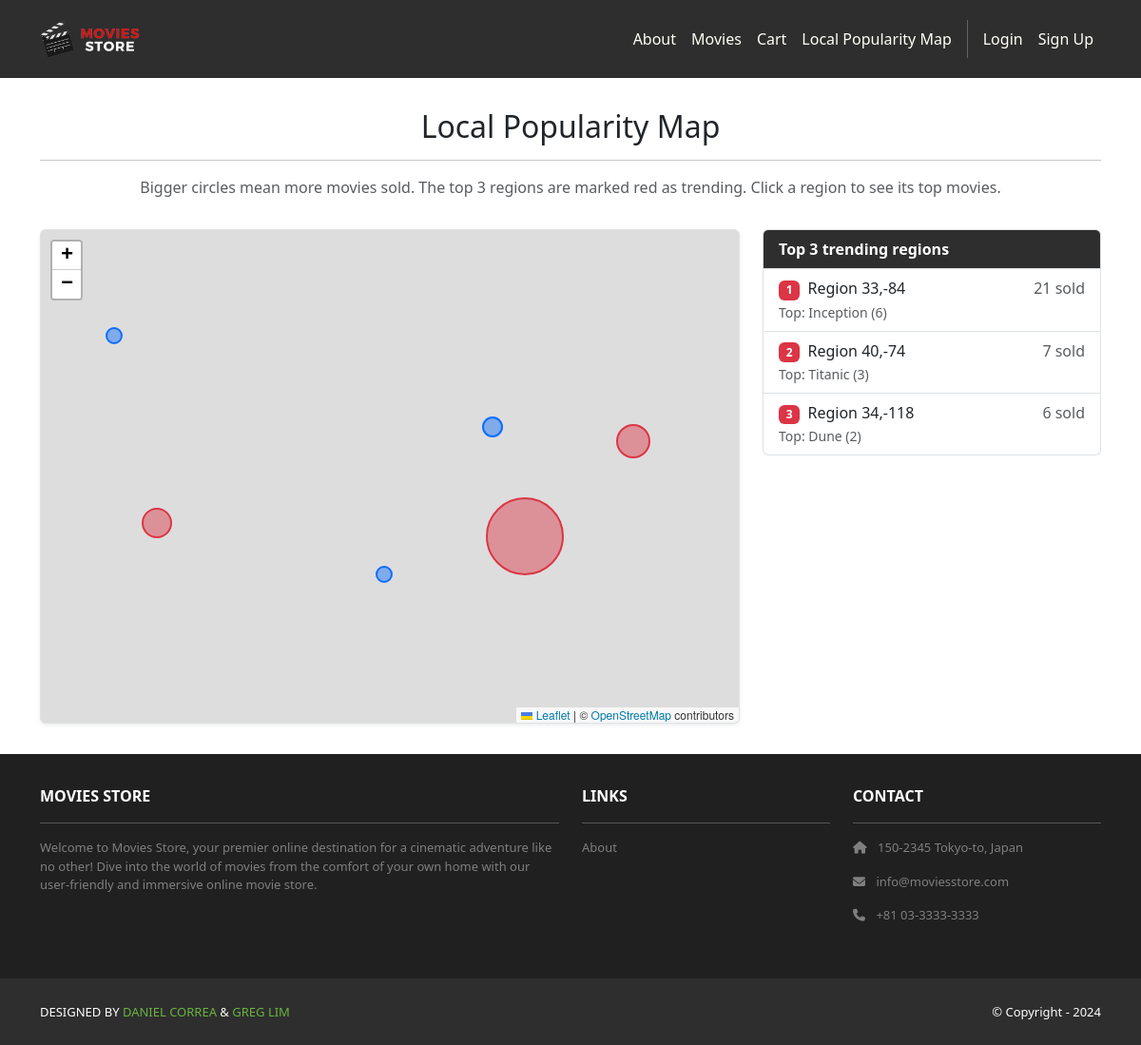
The page /cart/trending/ on the database its author committed.
### movies/models.py (models this page shows, shortened)
class Movie(models.Model):
    id = models.AutoField(primary_key=True)
    name = models.CharField(max_length=255)
    price = models.IntegerField()
    description = models.TextField()
    image = models.ImageField(upload_to='movie_images/')

### cart/views.py (the view)
# urls.py: path('trending/', views.trending_map, name='cart.trending'),
def trending_map(request):
    regions = list(Item.objects.exclude(order__region_id='')
        .values('order__region_id')
        .annotate(count=Sum('quantity'))
        .order_by('-count'))
    for r in regions:
        top = (Item.objects.filter(order__region_id=r['order__region_id'])
            .values('movie__name')
            .annotate(count=Sum('quantity'))
            .order_by('-count')
            .first())
        r['region_id'] = r.pop('order__region_id')
        r['top_movie'] = top['movie__name'] if top else ''
        r['top_movie_count'] = top['count'] if top else 0
    template_data = {}
    template_data['title'] = 'Local Popularity Map'
    template_data['regions'] = regions
    return render(request, 'cart/trending.html', {'template_data': template_data})

### cart/templates/cart/trending.html (shortened to what this page needs)
{% extends 'base.html' %}
{% block content %}
<link rel="stylesheet" href="https://unpkg.com/leaflet@1.9.4/dist/leaflet.css" />
<div class="p-3">
  <div class="container">
    <div class="row mt-3">
      <div class="col mx-auto mb-3 text-center">
        <h2>Local Popularity Map</h2>
        <hr />
        <p class="text-muted">Bigger circles mean more movies sold. The top 3 regions are marked red as trending. Click a region to see its top movies.</p>
      </div>
    </div>
    <div class="row justify-content-center">
      <div class="col-lg-8 mb-3">
        <div id="map" style="height:520px; width:100%" class="rounded border shadow-sm"></div>
      </div>
      <div class="col-lg-4 mb-3">
        <div class="list-group">
          <div class="list-group-item bg-dark text-white fw-bold">Top 3 trending regions</div>
          {% for r in template_data.regions|slice:":3" %}
          <a href="{% url 'cart.region_top_movies' r.region_id %}" class="list-group-item list-group-item-action">
            <div class="d-flex justify-content-between">
              <span><span class="badge bg-danger me-2">{{ forloop.counter }}</span>Region {{ r.region_id }}</span>
              <span class="text-muted">{{ r.count }} sold</span>
            </div>
            <small class="text-muted">Top: {{ r.top_movie }} ({{ r.top_movie_count }})</small>
          </a>
          {% empty %}
          <div class="list-group-item text-muted">No regional orders yet.</div>
          {% endfor %}
        </div>
      </div>
    </div>
  </div>
</div>
{% endblock content %}

### moviesstore/static/css/style.css (style rules this page uses)
.bg-dark { background-color: #2E2E2E !important; }

### rows shown on the page
Movie: region_id "33,-84", count "21", top_movie "Inception", top_movie_count "6"
Movie: region_id "40,-74", count "7", top_movie "Titanic", top_movie_count "3"
Movie: region_id "34,-118", count "6", top_movie "Dune", top_movie_count "2"
